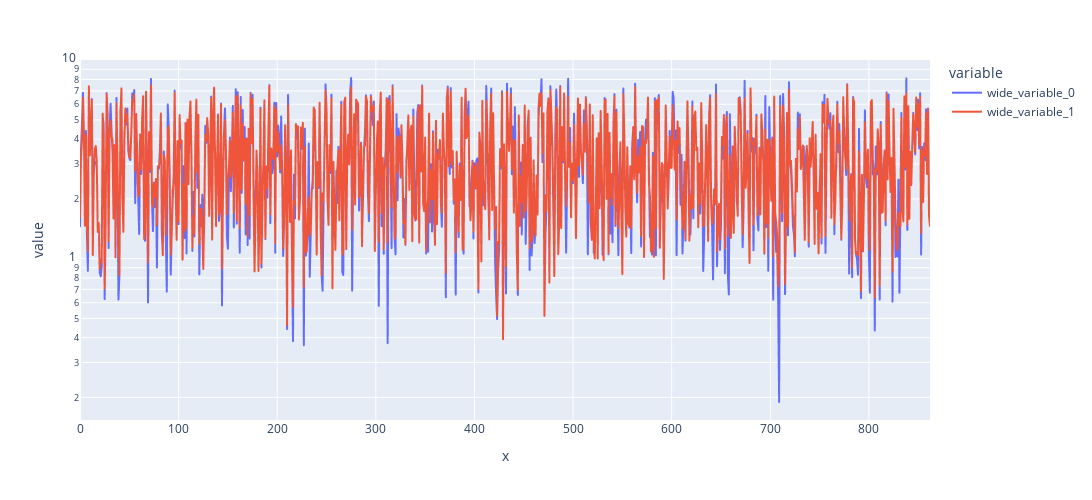

Notebook code for this chart:
### Code cell
import matplotlib.pyplot as plt

px.line(x=np.arange(len(train.y_val)), y=[train.y_val, train.pred], log_y=True, width=1900, height=500).show()

plt.rc('font', size=11)
plt.figure(figsize=(5, 4))
plt.scatter(train.y_val, train.pred, label="LGBM")

plt.plot(train.y_val, train.y_val, label="True values", color="red")
plt.legend()

plt.xlabel("True values")
plt.ylabel("Predicted values")

### Figure 1 — Plotly figure (JSON) as saved in the notebook; plotly's stock layout.template omitted (floating-point values rounded to 4 significant figures; data arrays with more than 128 entries replaced by an {"elided": "..."} marker saying what was removed)
{"data": [{"hovertemplate": "variable=wide_variable_0<br>x=%{x}<br>value=%{y}<extra></extra>", "legendgroup": "wide_variable_0", "line": {"color": "#636efa", "dash": "solid"}, "marker": {"symbol": "circle"}, "mode": "lines", "name": "wide_variable_0", "showlegend": true, "type": "scattergl", "x": {"elided": "863 int values"}, "xaxis": "x", "y": {"elided": "863 float values"}, "yaxis": "y"}, {"hovertemplate": "variable=wide_variable_1<br>x=%{x}<br>value=%{y}<extra></extra>", "legendgroup": "wide_variable_1", "line": {"color": "#EF553B", "dash": "solid"}, "marker": {"symbol": "circle"}, "mode": "lines", "name": "wide_variable_1", "showlegend": true, "type": "scattergl", "x": {"elided": "863 int values"}, "xaxis": "x", "y": {"elided": "863 float values"}, "yaxis": "y"}], "layout": {"height": 500, "legend": {"title": {"text": "variable"}, "tracegroupgap": 0}, "margin": {"t": 60}, "width": 1900, "xaxis": {"anchor": "y", "domain": [0, 1], "title": {"text": "x"}}, "yaxis": {"anchor": "x", "domain": [0, 1], "title": {"text": "value"}, "type": "log"}}}
